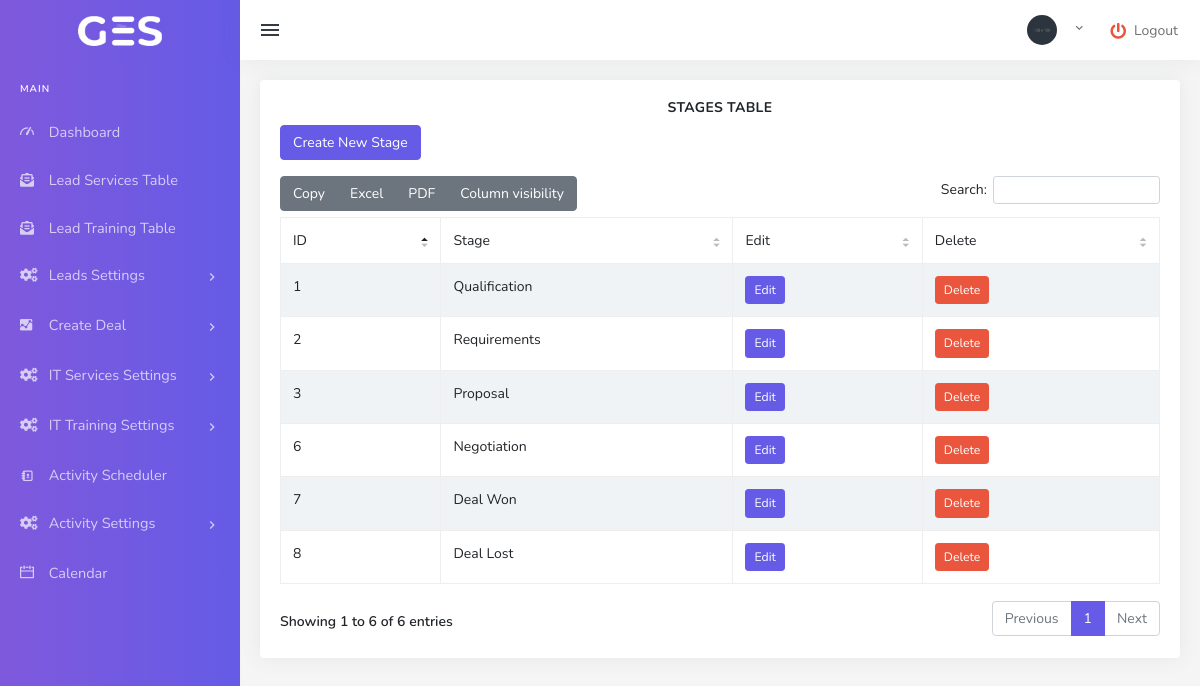
The app's page /index.php/stages with its own data.
### tables this page shows
CREATE TABLE `stage` (
  `id` int(11) NOT NULL,
  `stage` varchar(255) NOT NULL
);

### application/controllers/Stages.php (called while the page is built, shortened)
<?php
class Stages extends CI_Controller {
    public function __construct() {
        $this->load->model('Stage_model');
    }
    public function index() {
        $data['stages'] = $this->Stage_model->get_stages();
        $this->load->view('includes/header',$page_data);
        $this->load->view('deal/stages/index', $data);
        $this->load->view('includes/footer',$page_data);
    }
}

### index.php (called while the page is built, shortened)
<?php
require_once BASEPATH.'core/CodeIgniter.php';

### application/models/Stage_model.php (called while the page is built, shortened)
<?php
class Stage_model extends CI_Model {
    public function get_stages() {
        return $this->db->get('Stage')->result();
    }
}

### application/views/deal/stages/index.php (the view)
<div class="row">
    <div class="col-12">
        <div class="card">
            <div class="card-body">
                <div class="text-center">
                    <h4 class="card-title">Stages Table</h4>
                </div>
                <a href="<?php echo base_url('stages/create'); ?>" class="btn btn-primary mb-3">Create New Stage</a>
                <table id="datatable-buttons" class="table table-striped table-bordered dt-responsive nowrap" style="border-collapse: collapse; border-spacing: 0; width: 100%;">
                    <thead>
                        <tr>
                            <th>ID</th>
                            <th>Stage</th>
                            <th>Edit</th>
                            <th>Delete</th>
                        </tr>
                    </thead>
                    <tbody>
                        <?php foreach ($stages as $stage): ?>
                            <tr>
                                <td><?= $stage->id ?></td>
                                <td><?= $stage->stage ?></td>
                                <td><a href="<?= site_url('stages/edit/' . $stage->id) ?>" class="btn btn-primary btn-sm">Edit</a></td>
                                <td><a href="<?= site_url('stages/delete/' . $stage->id) ?>" class="btn btn-danger btn-sm" onclick="return confirm('Are you sure you want to delete this stage?');">Delete</a></td>
                            </tr>
                        <?php endforeach; ?>
                    </tbody>
                </table>
            </div>
        </div>
    </div>
</div>

### records on screen
stage: id "1", stage "Qualification"
stage: id "2", stage "Requirements"
stage: id "3", stage "Proposal"
stage: id "6", stage "Negotiation"
stage: id "7", stage "Deal Won"
stage: id "8", stage "Deal Lost"
